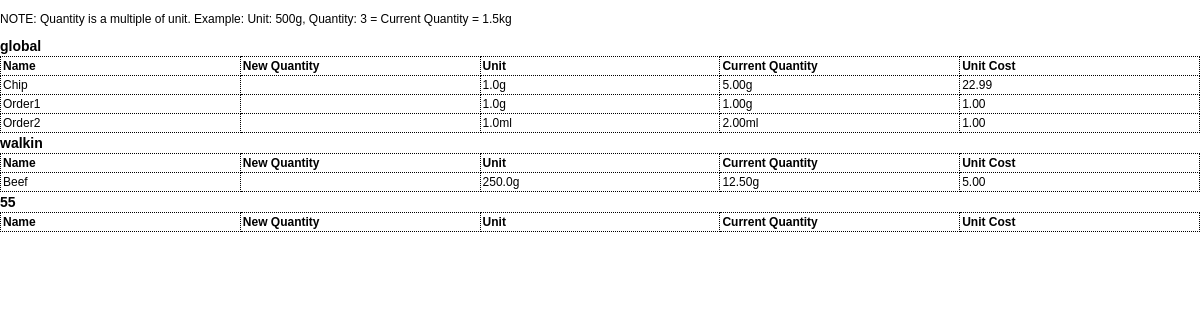
The app's page /inventory/print/, older data.
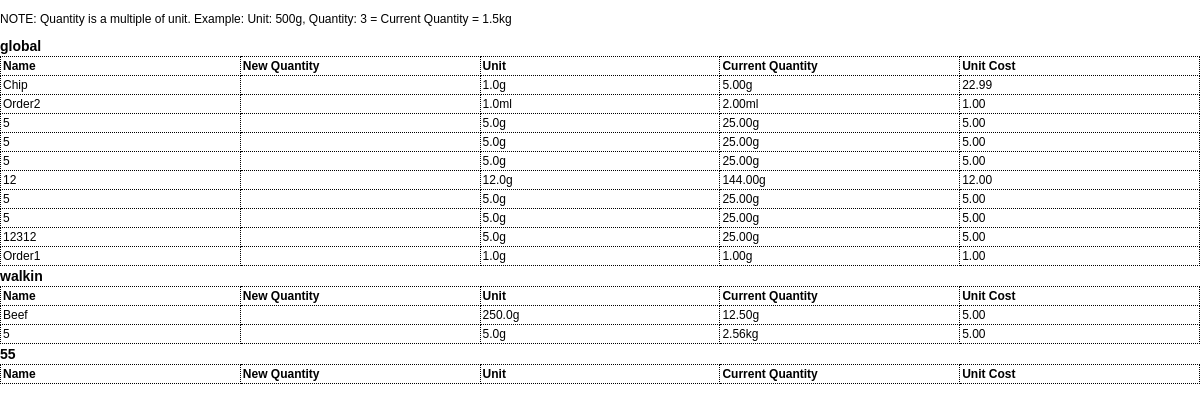
The same page, newer data.
### inventory/models.py (models this page shows, shortened)
class Category(models.Model):
    name = models.CharField(max_length=100, unique=True, default="global")
    order = models.PositiveIntegerField(default=1)
    class Meta:
        ordering = ['order']

class Ingredient(models.Model):
    UNIT_TYPES = [
        ('g', 'gram'),
        ('ml', 'milliliter'),
        ('pce', 'piece'),
        ('cm', 'centimeter'),
        ('oz', 'ounce'),
        ('fl_oz', 'fluid ounce'),
        ('pcs', 'piece'),
        ('in', 'inch'),
    ]
    name = models.CharField(max_length=255)
    quantity = models.FloatField()  # Quantity in stock
    category = models.ForeignKey(Category, on_delete=models.CASCADE)
    unit_type = models.CharField(max_length=10, choices=UNIT_TYPES)
    unit_multiplier = models.FloatField()  # Multiplier for unit type
    unit_cost = models.FloatField()  # Cost per unit
    threshold = models.FloatField(default=0)  # Minimum threshold for inventory
    estimated_usage = models.FloatField(null=True, blank=True)  # Optional, estimated usage per day
    total_cost = models.DecimalField(max_digits=12, decimal_places=2, editable=False)
    history = HistoricalRecords()
    order = models.PositiveIntegerField(default=1)
    change_source = models.CharField(max_length=50, blank=True, null=True)
    class Meta:
        ordering = ['order']  # Default ordering by the `order` field
        unique_together = ('name', 'category')
    @property
    def converted_quantity(self):
        metric_conversion_factors = {
            'g': Decimal('1000'),       # 1000 grams = 1 kg
            'ml': Decimal('1000'),      # 1000 milliliters = 1 liter
            'cm': Decimal('100'),       # 100 cm = 1 m
            'pce': Decimal('1'),        # No conversion for pieces
        }
        imperial_conversion_factors = {
            'oz': Decimal('16'),        # 16 ounces = 1 pound
            'fl_oz': Decimal('128'),    # 128 fluid ounces = 1 gallon
            'in': Decimal('12'),        # 12 inches = 1 foot
            'pcs': Decimal('1'),        # No conversion for pieces
        }
        if self.unit_type in metric_conversion_factors:
            conversion_factor = metric_conversion_factors[self.unit_type]
            higher_unit = {'g': 'kg', 'ml': 'L', 'cm': 'm'}.get(self.unit_type, self.unit_type)
        elif self.unit_type in imperial_conversion_factors:
            conversion_factor = imperial_conversion_factors[self.unit_type]
            higher_unit = {'oz': 'lb', 'fl_oz': 'gal', 'in': 'ft'}.get(self.unit_type, self.unit_type)
        else:
            conversion_factor = Decimal('1')
            higher_unit = self.unit_type
        base_qty = Decimal(self.quantity) * Decimal(self.unit_multiplier)
        if base_qty < conversion_factor:
            return f"{base_qty.quantize(Decimal('.01'), rounding=ROUND_HALF_UP)}{self.unit_type}"
        converted_qty = base_qty / conversion_factor
        return f"{converted_qty.quantize(Decimal('.01'), rounding=ROUND_HALF_UP)}{higher_unit}"

### inventory/views.py (the view)
# urls.py: path('print/', views.print_inventory, name='print_inventory'),
def print_inventory(request):
    categories = Category.objects.prefetch_related(
        models.Prefetch('ingredient_set', queryset=Ingredient.objects.order_by('order'))
    )
    context = {'categories': categories}
    return render(request, 'inventory/print_inventory.html', context)

### inventory/templates/inventory/print_inventory.html (shortened to what this page needs)
<!DOCTYPE html>
<html lang="en">
<head>
</head>
<body>
    <p>NOTE: Quantity is a multiple of unit. Example: Unit: 500g, Quantity: 3 = Current Quantity = 1.5kg</p>
    {% load humanize %}
    {% for category in categories %}
    <h2>{{ category.name }}</h2>
    <table>
        <thead>
            <tr>
                <th>Name</th>
                <th>New Quantity</th>
                <th>Unit</th>
                <th>Current Quantity</th>
                <th>Unit Cost</th>
            </tr>
        </thead>
        <tbody>
            {% for ingredient in category.ingredient_set.all %}
            <tr>
                <td>{{ ingredient.name|title }}</td>
                <td></td>
                <td>{{ ingredient.unit_multiplier }}{{ ingredient.unit_type }}</td>
                <td>{{ ingredient.converted_quantity }}</td>
                <td>{{ settings.get_currency_type_display }}{{ ingredient.unit_cost|floatformat:2|intcomma }}</td>
            </tr>
            {% endfor %}
        </tbody>
    </table>
    {% endfor %}
</body>
</html>

### inventory/templates/inventory/print_inventory.html (style rules this page uses)
body { font-family: Arial, sans-serif; font-size: 12px; margin: 0; padding: 0; }
table { width: 100%; border-collapse: collapse; table-layout: fixed; }
th, td { border: 1px dotted black; padding: 2px ; text-align: left; word-wrap: break-word; }
th { background-color: #fff; }
h2 { margin: 2px 0 2px; font-size: 14px; }

Row changes from the older to the newer data that the page shows:
changed Ingredient "Order2": moves up the list
added Ingredient: name "5", unit_multiplier "5.0", unit_type "g", converted_quantity "25.00g", unit_cost "5.00", shown under Category "global"
added Ingredient: name "5", unit_multiplier "5.0", unit_type "g", converted_quantity "25.00g", unit_cost "5.00", shown under Category "global"
added Ingredient: name "5", unit_multiplier "5.0", unit_type "g", converted_quantity "25.00g", unit_cost "5.00", shown under Category "global"
added Ingredient: name "12", unit_multiplier "12.0", unit_type "g", converted_quantity "144.00g", unit_cost "12.00", shown under Category "global"
added Ingredient: name "5", unit_multiplier "5.0", unit_type "g", converted_quantity "25.00g", unit_cost "5.00", shown under Category "global"
added Ingredient: name "5", unit_multiplier "5.0", unit_type "g", converted_quantity "25.00g", unit_cost "5.00", shown under Category "global"
added Ingredient: name "12312", unit_multiplier "5.0", unit_type "g", converted_quantity "25.00g", unit_cost "5.00", shown under Category "global"
added Ingredient: name "5", unit_multiplier "5.0", unit_type "g", converted_quantity "2.56kg", unit_cost "5.00", shown under Category "walkin"
